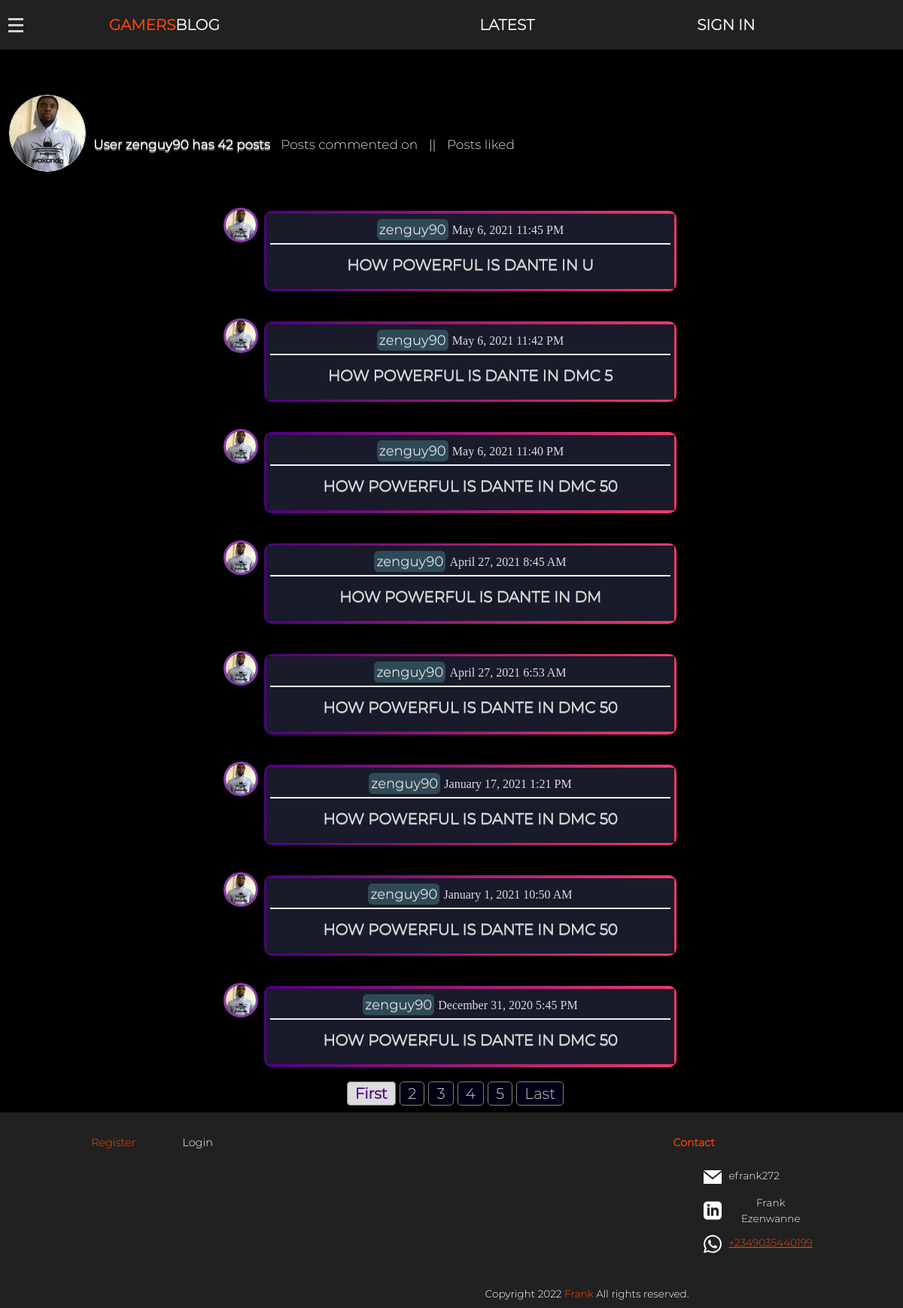
The app's page /posts/user-posts/zenguy90/ with its own data.
### members/models.py (models this page shows, shortened)
class Profile(models.Model):
	image = ResizedImageField(size=[300,300],quality = 85 ,default = 'default.jpg',upload_to = 'profile_pics')
	user = models.OneToOneField(User, on_delete = models.CASCADE)

### post/models.py (models this page shows, shortened)
class Post(models.Model):
	title = models.CharField(max_length = 115)
	slug = models.SlugField(null=True) #REMOVE NULL LATER
	content = models.TextField(blank = True, null = True)
	game_console = models.CharField(max_length = 20,null = True,blank = True)
	game_name = models.CharField(max_length = 100,null = True,blank = True)
	date_posted = models.DateTimeField(default = timezone.now)
	author = models.ForeignKey(User, on_delete = models.SET(get_deleted_user_instance))
	postimage = ResizedImageField(size=[300,300],quality = 85, blank = True, null = True,upload_to = "post_images")
	likes = models.ManyToManyField(User, related_name = "postlikefield")

### post/views.py (the view)
# urls.py: path('posts/user-posts/<str:username>/',UserPostListView, name = 'user-post-list'),
def UserPostListView(request,username):
	user = get_object_or_404(User, username = username)
	posts = Post.objects.filter(author = user).order_by('-date_posted')
	post_num = posts.count()
	paginator = Paginator(posts,8)
	page = request.GET.get('page',1)
	try:
		posts = paginator.page(page)
	except PageNotAnInteger:
		posts = paginator.page(1)
	except EmptyPage:
		posts = paginator.page(paginator.num_pages)
	except:
		posts = paginator.page(1)
	return render(request,"post/user_post_list.html",{"posts":posts,"post_user":user,"post_num":post_num})

### post/templates/post/user_post_list.html (shortened to what this page needs)
 {%extends "post/index.html"%}
 {%load static%}
{%block content%}
	<div class = 'user-post-stat-page-search'>
		<div class = "user-post-stat">
			<div class = "pic-class">
				<img class = "user_post_side-pic" src = "{{post_user.profile.image.url}}">
			</div>
			<div class ="user-post-num-com">
				<h4 class ="user-post-num">User {{post_user}} has {{post_num}} posts</h4>
				<a  href = "{%url 'post-user-com' post_user.username%}" class ="user-comment-on-post" > Posts {{posts.first.author}} commented on </a>  <span style = "color:white">||</span>
				<a  href = "{%url 'liked-posts' post_user.username%}" class ="user-like-on-post" > Posts {{posts.first.author}} liked  </a>
			</div>
		</div>
	</div>
	<div align = "center" class = "all-user-posts">
		{%for post in posts%}
			<div class = "post-pic-duo">
				<div class = "pic-class">
					<img class = "side-pic" src = "{{post.author.profile.image.url}}">
				</div>
				<div class = "post-pic-duo-wrap">
					<div class = 'post-info'>
						<div class= "post-top">
							<a id ="post-top-author" href ="{%url 'user-post-list' post.author.username%}">{{post.author}}</a>
							<small class="post-top-date" >{{post.date_posted.isoformat}}</small>
						</div>
							<div class = "post-bottom">
							<span class = 'post-title'>
								<a class= "post-title-content" href ="{%url 'post-detail' post.author.username post.slug%}">{{post.title}}</a>
							</span>
						</div>
					</div>
				</div>
			</div>
		{%endfor%}
		{%if posts.has_other_pages%}
		<div align = "center" class = "paginator-block">
			{%if posts.number == 1%}
				<a class ="selected-paginate" href = "?page=1">First</a>
			{%else%}
				<a class ="paginate" href = "?page=1">First</a>
			{%endif%}
				{%for num in posts.paginator.page_range%}
					{%if posts.number == num%}
						{%if num == 1 %}
						{%elif num == posts.paginator.num_pages%}
						{%else%}
							<a class ="selected-paginate" href = "?page={{num}}">{{num}}</a>
						{%endif%}
					{%elif num > posts.number|add:"-6" and num < posts.number|add:"6"%}
						{%if num == 1 %}
						{%elif num == posts.paginator.num_pages%}
						{%else%}
							<a class ="paginate" href = "?page={{num}}">{{num}}</a>
						{%endif%}
					{%endif%}
				{%endfor%}
				{%if posts.number == posts.paginator.num_pages%}
					<a class ="selected-paginate" href = "?page={{posts.paginator.num_pages}}">Last</a>
				{%else%}
					<a class ="paginate" href = "?page={{posts.paginator.num_pages}}">Last</a>
				{%endif%}
		</div>
		{%endif%}
</div>
	{%endblock content%}

### post/templates/post/index.html (shortened to what this page needs)
{%load static%}
<!DOCTYPE html>
<html>
<head>
	<link rel="stylesheet" type="text/css" href="{%static 'post/normalise.css'%}">
	<link rel="stylesheet" type="text/css" href="{%static 'post/css/style2.css'%}">
</head>
<body>
		<nav>
				<div class = "line-nav">
					<div class ="line line1"></div>
					<div class ="line line2"></div>
					<div class ="line line3"></div>
				</div>
				<div id="nav-items-section">
					<div id="nav-main-name">
						<a class ="nav-bar-gamersblog" href="{%url 'home-page'%}">
							<span id= "navbar-name1">Gamers</span>
							<span id= "navbar-name2">Blog</span>
						</a>
					</div>
					<div id="nav-bar-others">
						<a class= "nav-bar-others" href="{%url 'post-list'%}">Latest</a>
						{%if user.is_authenticated%}
							<a class= "nav-bar-others" href="{%url 'create-post'%}">Start</a>
						{%else%}
							<a class= "nav-bar-others" href="{%url 'login'%}">Sign In</a>
						{%endif%}
					</div>
				</div>
		</nav>
	<main>
		<div id = "content">
			{%block content%}{%endblock content%}
		</div>
		<footer align="center">
			<div align = "center" class= "footer-link-cont">
				<div align="center" class = "top-footer">
					<div align = "center" class="footer-links">
						{%if user.is_authenticated%}
							<a class="footer-orange first-footer-link" href="{%url 'profile'%}">View Profile</a>
							<a href="{%url 'logout'%}">Logout</a>
						{%else%}
							<a class="footer-orange first-footer-link" href="{%url 'register'%}">Register</a>
							<a href="{%url 'login'%}">Login</a>
						{%endif%}
					</div>
					<div id="contact-div">
						<h5 align="left" class="footer-orange"> Contact </h5>
						<ul class="contact-us">
							<li id= "contact-combo">
								<img class= "contact-svg" id ="contact-email-svg" src="{%static 'post/svg/email.svg'%}">
								<a class="email-linkedin" target="_blank" href ="mailto:efrank272@gmail.com" id="contact-email">efrank272</a>
							</li>
							<li id= "contact-combo">
								<img class= "contact-svg" id ="contact-linkedin-svg" src="{%static 'post/svg/linkedin.svg'%}">
								<a class="email-linkedin" target="_blank" href="https://www.linkedin.com/in/frank-ezenwanne/" id="contact-linkedin">Frank Ezenwanne</a>
							</li>
							<li id= "contact-combo">
								<img class= "contact-svg" id ="contact-phone-svg" src="{%static 'post/svg/whatsapp.svg'%}">
								<a target ="_blank" href="https://api.whatsapp.com/send/?phone=2349035440199&text&app_absent=0%22" class="footer-orange" id="contact-phone">+2349035440199</a>
							</li>
						</ul>
					</div>
			    </div>
				<div class= "copyright">Copyright <span id="year"></span> <span style = "color:#FF4500"> Frank</span>  All rights reserved.</div>
		</div>
		</footer>
	</main>
</body>
</html>

### post/static/post/normalise.css (style rules this page uses)
html { line-height: 1.15; -webkit-text-size-adjust: 100%; }
body { margin: 0; }
main { display: block; }
a { background-color: transparent; }
small { font-size: 80%; }
img { border-style: none; }

### records on screen
Post: author.profile.image (picture), author "zenguy90", title "HOW POWERFUL IS DANTE IN U"
Post: author.profile.image (picture), author "zenguy90", title "HOW POWERFUL IS DANTE IN DMC 5"
Post: author.profile.image (picture), author "zenguy90", title "HOW POWERFUL IS DANTE IN DMC 50"
Post: author.profile.image (picture), author "zenguy90", title "HOW POWERFUL IS DANTE IN DM"
Post: author.profile.image (picture), author "zenguy90", title "HOW POWERFUL IS DANTE IN DMC 50"
Post: author.profile.image (picture), author "zenguy90", title "HOW POWERFUL IS DANTE IN DMC 50"
Post: author.profile.image (picture), author "zenguy90", title "HOW POWERFUL IS DANTE IN DMC 50"
Post: author.profile.image (picture), author "zenguy90", title "HOW POWERFUL IS DANTE IN DMC 50"

### other values on screen
{{ post_user }} "zenguy90"
{{ post_num }} "42"
{{ num }} "2" "3" "4" "5"
